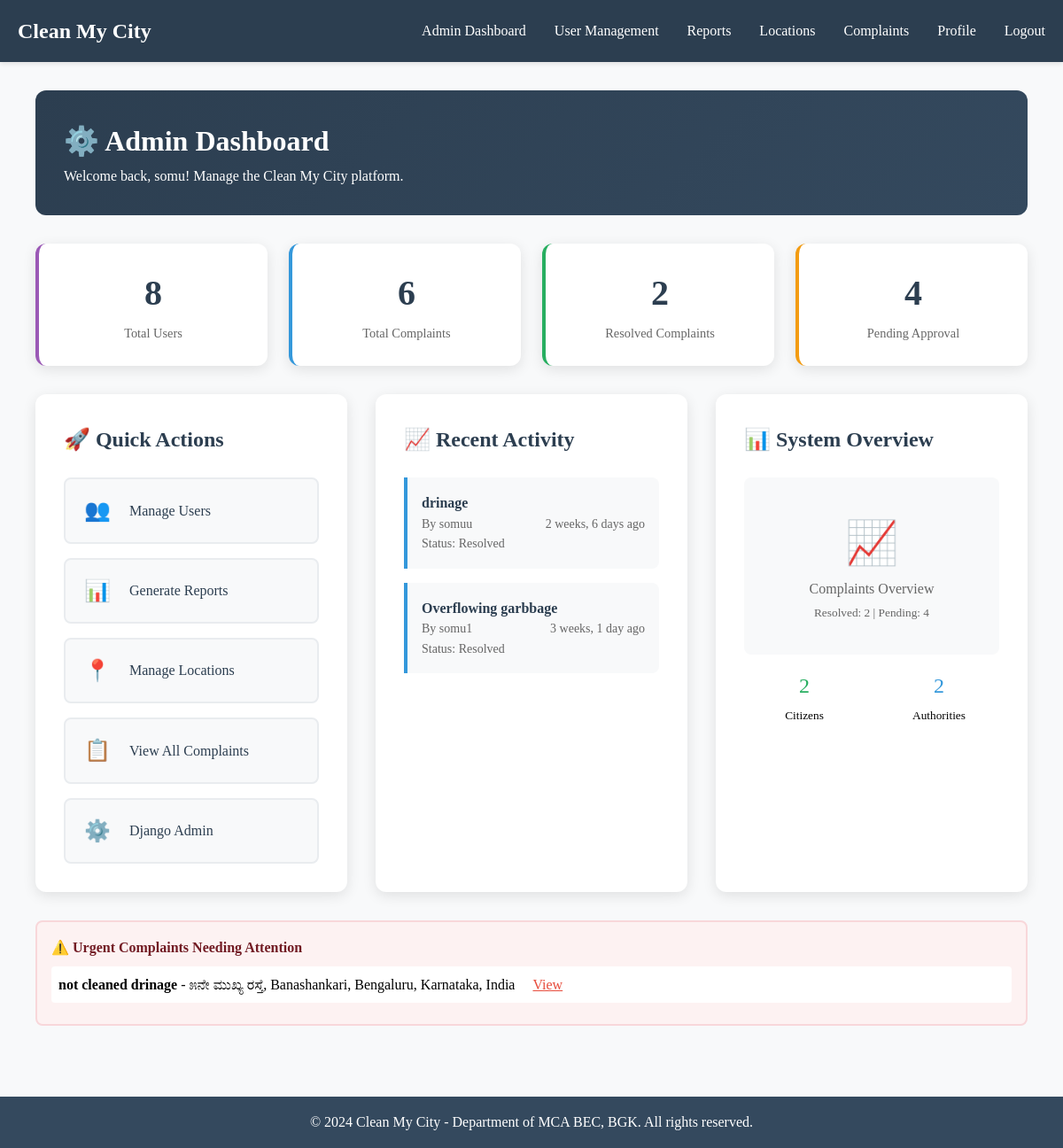
Screenshot of /admin-dashboard/ (signed in) with the database file from the repository.
### users/models.py (models this page shows, shortened)
class CustomUser(AbstractUser):
    ROLE_CHOICES = [
        ('citizen', 'Citizen'),
        ('authority', 'Municipal Authority'),
        ('admin', 'Administrator'),
    ]
    role = models.CharField(max_length=20, choices=ROLE_CHOICES, default='citizen')
    phone_number = models.CharField(max_length=15, blank=True)
    address = models.TextField(blank=True)
    department = models.CharField(max_length=100, blank=True)

### complaints/models.py (models this page shows, shortened)
class ComplaintUpdate(models.Model):
    complaint = models.ForeignKey(Complaint, on_delete=models.CASCADE, related_name='updates')
    authority = models.ForeignKey(User, on_delete=models.CASCADE)
    status = models.CharField(max_length=20, choices=Complaint.STATUS_CHOICES)
    notes = models.TextField(blank=True)
    proof_image = models.ImageField(upload_to='proofs/', null=True, blank=True)
    created_at = models.DateTimeField(auto_now_add=True)
    class Meta:
        ordering = ['-created_at']

class Complaint(models.Model):
    STATUS_CHOICES = [
        ('pending', 'Pending Approval'),
        ('approved', 'Approved'),
        ('assigned', 'Assigned'),
        ('in_progress', 'In Progress'),
        ('resolved', 'Resolved'),
        ('rejected', 'Rejected'),
    ]
    URGENCY_CHOICES = [
        ('low', 'Low'),
        ('medium', 'Medium'),
        ('high', 'High'),
        ('critical', 'Critical'),
    ]
    title = models.CharField(max_length=200)
    description = models.TextField()
    category = models.ForeignKey(Category, on_delete=models.CASCADE)
    urgency = models.CharField(max_length=20, choices=URGENCY_CHOICES, default='medium')
    location = models.CharField(max_length=255)
    latitude = models.CharField(max_length=20, blank=True, null=True)
    longitude = models.CharField(max_length=20, blank=True, null=True)
    photo = models.ImageField(upload_to='complaints/', null=True, blank=True)
    citizen = models.ForeignKey(User, on_delete=models.CASCADE, related_name='complaints')
    assigned_authority = models.ForeignKey(User, on_delete=models.SET_NULL, null=True, blank=True, related_name='assigned_complaints')
    status = models.CharField(max_length=20, choices=STATUS_CHOICES, default='pending')
    created_at = models.DateTimeField(auto_now_add=True)
    updated_at = models.DateTimeField(auto_now=True)
    class Meta:
        ordering = ['-created_at']

### complaints/views.py (the view)
# urls.py: path('admin-dashboard/', views.admin_dashboard, name='admin_dashboard'),
@login_required
def admin_dashboard(request):
    if request.user.role != 'admin':
        messages.error(request, 'Access denied. Admin role required.')
        return redirect('dashboard')
    stats = {
        'total_users': User.objects.count(),
        'total_complaints': Complaint.objects.count(),
        'resolved_complaints': Complaint.objects.filter(status='resolved').count(),
        'pending_complaints': Complaint.objects.filter(status='pending').count(),
        'citizen_users': User.objects.filter(role='citizen').count(),
        'authority_users': User.objects.filter(role='authority').count(),
    }
    recent_activity = ComplaintUpdate.objects.select_related(
        'complaint', 'authority'
    ).order_by('-created_at')[:10]
    urgent_complaints = Complaint.objects.filter(
        urgency__in=['high', 'critical'],
        status__in=['pending', 'approved', 'assigned']
    )[:5]
    context = {
        'stats': stats,
        'recent_activity': recent_activity,
        'urgent_complaints': urgent_complaints,
    }
    return render(request, 'complaints/admin_dashboard.html', context)

### templates/complaints/admin_dashboard.html (shortened to what this page needs)
{% extends 'base.html' %}
{% load static %}
{% block content %}
<div class="container">
    <div class="admin-header">
        <h1>⚙️ Admin Dashboard</h1>
        <p>Welcome back, {{ user.username }}! Manage the Clean My City platform.</p>
    </div>
    <div class="quick-stats">
        <div class="stat-card users">
            <span class="stat-number">{{ stats.total_users }}</span>
            <span class="stat-label">Total Users</span>
        </div>
        <div class="stat-card complaints">
            <span class="stat-number">{{ stats.total_complaints }}</span>
            <span class="stat-label">Total Complaints</span>
        </div>
        <div class="stat-card resolved">
            <span class="stat-number">{{ stats.resolved_complaints }}</span>
            <span class="stat-label">Resolved Complaints</span>
        </div>
        <div class="stat-card pending">
            <span class="stat-number">{{ stats.pending_complaints }}</span>
            <span class="stat-label">Pending Approval</span>
        </div>
    </div>
    <div class="admin-sections">
        <div class="admin-card">
            <h2 class="card-title">🚀 Quick Actions</h2>
            <div class="quick-actions">
                <a href="{% url 'admin_user_management' %}" class="action-btn">
                    <span class="action-icon">👥</span>
                    <span>Manage Users</span>
                </a>
                <a href="{% url 'generate_reports' %}" class="action-btn">
                    <span class="action-icon">📊</span>
                    <span>Generate Reports</span>
                </a>
                <a href="{% url 'admin_location_management' %}" class="action-btn">
                    <span class="action-icon">📍</span>
                    <span>Manage Locations</span>
                </a>
                <a href="{% url 'complaint_list' %}" class="action-btn">
                    <span class="action-icon">📋</span>
                    <span>View All Complaints</span>
                </a>
                <a href="/admin/" class="action-btn">
                    <span class="action-icon">⚙️</span>
                    <span>Django Admin</span>
                </a>
            </div>
        </div>
        <div class="admin-card">
            <h2 class="card-title">📈 Recent Activity</h2>
            <div class="recent-activity">
                {% for activity in recent_activity %}
                <div class="activity-item">
                    <div class="activity-title">{{ activity.complaint.title }}</div>
                    <div class="activity-meta">
                        <span>By {{ activity.authority.username }}</span>
                        <span>{{ activity.created_at|timesince }} ago</span>
                    </div>
                    <div class="activity-meta">
                        <span>Status: {{ activity.get_status_display }}</span>
                    </div>
                </div>
                {% empty %}
                <div style="text-align: center; color: #666; padding: 2rem;">
                    No recent activity
                </div>
                {% endfor %}
            </div>
        </div>
        <div class="admin-card">
            <h2 class="card-title">📊 System Overview</h2>
            <div class="chart-container">
                <div style="text-align: center;">
                    <div style="font-size: 3rem;">📈</div>
                    <p>Complaints Overview</p>
                    <small>Resolved: {{ stats.resolved_complaints }} | Pending: {{ stats.pending_complaints }}</small>
                </div>
            </div>
            <div style="display: grid; grid-template-columns: 1fr 1fr; gap: 1rem;">
                <div style="text-align: center;">
                    <div style="font-size: 1.5rem; color: #27ae60;">{{ stats.citizen_users }}</div>
                    <small>Citizens</small>
                </div>
                <div style="text-align: center;">
                    <div style="font-size: 1.5rem; color: #3498db;">{{ stats.authority_users }}</div>
                    <small>Authorities</small>
                </div>
            </div>
        </div>
    </div>
    {% if urgent_complaints %}
    <div class="urgent-alerts">
        <div class="alert-header">⚠️ Urgent Complaints Needing Attention</div>
        {% for complaint in urgent_complaints %}
        <div style="margin: 0.5rem 0; padding: 0.5rem; background: white; border-radius: 4px;">
            <strong>{{ complaint.title }}</strong> - {{ complaint.location }}
            <a href="{% url 'complaint_detail' complaint.id %}" style="margin-left: 1rem; color: #e74c3c;">View</a>
        </div>
        {% endfor %}
    </div>
    {% endif %}
</div>
{% endblock %}

### templates/base.html (style rules this page uses)
* { margin: 0; padding: 0; box-sizing: border-box; font-family: 'Times New Roman', serif; }
body { line-height: 1.6; background-color: #f8f9fa; }
.container { max-width: 1200px; margin: 0 auto; padding: 0 20px; }

### templates/complaints/admin_dashboard.html (style rules this page uses)
.admin-header { background: linear-gradient(135deg, #2c3e50 0%, #34495e 100%); color: white; padding: 2rem; border-radius: 12px; margin-bottom: 2rem; }
.quick-stats { display: grid; grid-template-columns: repeat(auto-fit, minmax(200px, 1fr)); gap: 1.5rem; margin-bottom: 2rem; }
.stat-card { background: white; padding: 1.5rem; border-radius: 12px; box-shadow: 0 4px 15px rgba(0,0,0,0.1); text-align: center; border-left: 4px solid #3498db; }
.stat-card.users { border-left-color: #9b59b6; }
.stat-card.complaints { border-left-color: #3498db; }
.stat-card.resolved { border-left-color: #27ae60; }
.stat-card.pending { border-left-color: #f39c12; }
.stat-number { font-size: 2.5rem; font-weight: bold; color: #2c3e50; display: block; }
.stat-label { color: #666; font-size: 0.9rem; }
.admin-sections { display: grid; grid-template-columns: repeat(auto-fit, minmax(300px, 1fr)); gap: 2rem; margin-bottom: 2rem; }
.admin-card { background: white; border-radius: 12px; padding: 2rem; box-shadow: 0 4px 15px rgba(0,0,0,0.1); }
.card-title { color: #2c3e50; margin-bottom: 1.5rem; display: flex; align-items: center; gap: 0.5rem; }
.quick-actions { display: grid; gap: 1rem; }
.action-btn { display: flex; align-items: center; gap: 1rem; padding: 1rem; background: #f8f9fa; border: 2px solid #e9ecef; border-radius: 8px; text-decoration: none; color: #2c3e50; transition: all 0.3s; }
.action-icon { font-size: 1.5rem; width: 40px; text-align: center; }
.recent-activity { max-height: 300px; overflow-y: auto; }
.activity-item { padding: 1rem; border-left: 4px solid #3498db; background: #f8f9fa; margin-bottom: 1rem; border-radius: 0 8px 8px 0; }
.activity-title { font-weight: bold; color: #2c3e50; }
.activity-meta { font-size: 0.875rem; color: #666; display: flex; justify-content: space-between; }
.chart-container { height: 200px; background: #f8f9fa; border-radius: 8px; display: flex; align-items: center; justify-content: center; color: #666; margin: 1rem 0; }
.urgent-alerts { background: #fdf2f2; border: 2px solid #f8d7da; border-radius: 8px; padding: 1rem; margin: 1rem 0; }
.alert-header { color: #721c24; font-weight: bold; margin-bottom: 0.5rem; display: flex; align-items: center; gap: 0.5rem; }

### rows the page displays
CustomUser: username "somu"
ComplaintUpdate: complaint "drinage", authority.username "somuu", created_at "2 weeks, 6 days", status "Resolved"
ComplaintUpdate: complaint "Overflowing garbbage", authority.username "somu1", created_at "3 weeks, 1 day", status "Resolved"
Complaint: title "not cleaned drinage", location "೫ನೇ ಮುಖ್ಯ ರಸ್ತೆ, Banashankari, Bengaluru, Karnataka, India"

### other values shown
{{ stats.total_users }} "8"
{{ stats.total_complaints }} "6"
{{ stats.resolved_complaints }} "2"
{{ stats.pending_complaints }} "4"
{{ stats.citizen_users }} "2"
{{ stats.authority_users }} "2"
